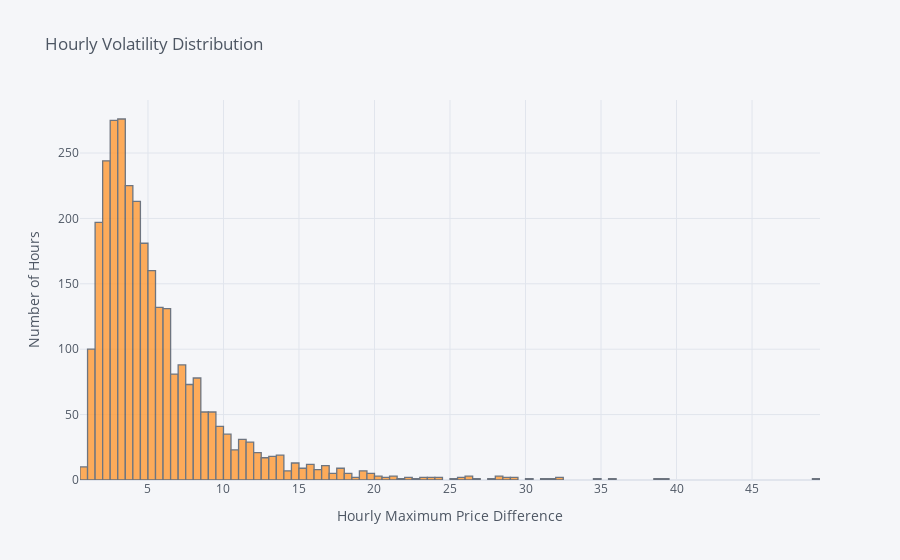

The notebook cell saved with this chart:
### Markdown cell above
__________________________![image.png](attachment:51e601ca-0e8a-494b-8828-90b684f8e9b6.png)

### Code cell
# Hourly 'Volatility' distribution
Ask_1h_2024[['Volatility']].iplot(
    kind='hist',
    barmode='overlay',
    xTitle='Hourly Maximum Price Difference',
    yTitle='Number of Hours',
    title='Hourly Volatility Distribution')

### Figure 1 — Plotly figure (JSON) as saved in the notebook; plotly's stock layout.template omitted (floating-point values rounded to 4 significant figures; data arrays with more than 128 entries replaced by an {"elided": "..."} marker saying what was removed)
{"data": [{"histfunc": "count", "histnorm": "", "marker": {"color": "rgba(255, 153, 51, 1.0)", "line": {"color": "#4D5663", "width": 1.3}}, "name": "Volatility", "opacity": 0.8, "orientation": "v", "type": "histogram", "x": {"elided": "2938 float values"}}], "layout": {"autosize": true, "barmode": "overlay", "legend": {"bgcolor": "#F5F6F9", "font": {"color": "#4D5663"}}, "paper_bgcolor": "#F5F6F9", "plot_bgcolor": "#F5F6F9", "title": {"font": {"color": "#4D5663"}, "text": "Hourly Volatility Distribution"}, "xaxis": {"autorange": true, "gridcolor": "#E1E5ED", "range": [0.5, 49.5], "showgrid": true, "tickfont": {"color": "#4D5663"}, "title": {"font": {"color": "#4D5663"}, "text": "Hourly Maximum Price Difference"}, "type": "linear", "zerolinecolor": "#E1E5ED"}, "yaxis": {"autorange": true, "gridcolor": "#E1E5ED", "range": [0, 290.5], "showgrid": true, "tickfont": {"color": "#4D5663"}, "title": {"font": {"color": "#4D5663"}, "text": "Number of Hours"}, "zerolinecolor": "#E1E5ED"}}}
